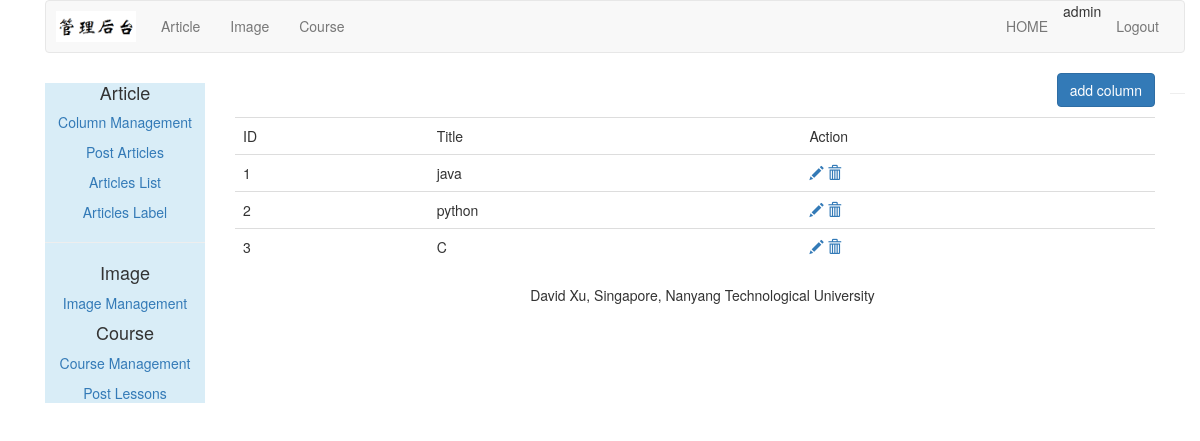
The page /article/article-column/ (signed in) on the database its author committed.
### article/models.py (models this page shows, shortened)
class ArticleColumn(models.Model):
    user = models.ForeignKey(User, on_delete=models.CASCADE, related_name='article_column')
    column = models.CharField(max_length=200)
    created = models.DateField(auto_now_add=True)

### article/views.py (the view, shortened to what this page needs)
# urls.py: path('article-column/', views.article_column, name="article_column"),
@login_required(login_url="/account/login/")
@csrf_exempt
def article_column(request):
    if request.method == "GET":
        columns = ArticleColumn.objects.filter(user=request.user)
        column_form = ArticleColumnForm()
        return render(request, "article/column/article_column.html", {"columns": columns, "column_form": column_form})

### templates/article/column/article_column.html (shortened to what this page needs)
{% extends "article/base.html" %}
{% load staticfiles %}
{% block content %}
<div>
    <p class="text-right">
        <button class="btn btn-primary" id="add_column" onclick="add_column()">add column</button>
    </p>
    <table class="table table-hover">
        <tr>
            <td>ID</td>
            <td>Title</td>
            <td>Action</td>
        </tr>
        {% for column in columns %}
        <tr>
            <td>{{ forloop.counter }}</td>
            <td>{{ column.column }}</td>
            <td>
                <a name="edit" href="javascript:" onclick="edit_column(this,{{ column.id }})"><span class="glyphicon glyphicon-pencil"></span></a>
                <a name="edit" href="javascript:" onclick="del_column(this,{{ column.id }})"><span class="glyphicon glyphicon-trash"></span></a>
            </td>
        </tr>
        {% empty %}
        <p>还没有栏目设置，太懒了</p>
        {% endfor %}
    </table>
</div>
{% endblock %}

### templates/article/header.html
{% load staticfiles %}
<div class="container">
    <nav class="navbar navbar-default" role="navigation">
        <div class="navbar-header" style="margin: 10px">
            <img width="80px" src="{% static 'images/backlogo.png' %}"></div>
        <div>
            <ul class="nav navbar-nav" role="tablist">
                <li><a href="{% url 'article:article_column' %}">Article</a></li>
                <li><a href="{% url 'image:list_images' %}">Image</a></li>
                <li><a href="{% url 'course:manage_course' %}">Course</a></li>
            </ul>
            <ul class="nav navbar-nav navbar-right" style="margin-right: 10px">
                <li><a href="{% url 'blog:blog_title' %}">HOME</a></li>
                <li><span>{{ user.username }}</span></li>
                <li><a href="{% url 'account:user_logout' %}">Logout</a></li>
            </ul>
        </div>
    </nav>
</div>

### rows shown on the page
ArticleColumn: column "java"
ArticleColumn: column "python"
ArticleColumn: column "C"

### other values the page prints
{{ user.username }} "admin"
